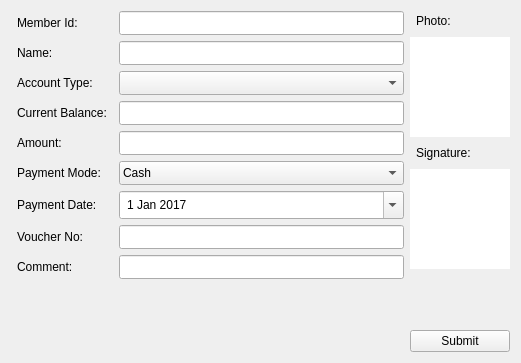
<?xml version="1.0" encoding="UTF-8"?>
<ui version="4.0">
 <class>Form</class>
 <widget class="QWidget" name="Form">
  <property name="geometry">
   <rect>
    <x>0</x>
    <y>0</y>
    <width>521</width>
    <height>363</height>
   </rect>
  </property>
  <property name="windowTitle">
   <string>Withdrawal Form</string>
  </property>
  <property name="styleSheet">
   <string notr="true">
padding:3px;

</string>
  </property>
  <layout class="QHBoxLayout" name="horizontalLayout_2">
   <item>
    <layout class="QHBoxLayout" name="horizontalLayout">
     <item>
      <layout class="QFormLayout" name="formLayout">
       <item row="0" column="0">
        <widget class="QLabel" name="label">
         <property name="text">
          <string>Member Id:</string>
         </property>
        </widget>
       </item>
       <item row="0" column="1">
        <widget class="QLineEdit" name="memberIdLineEdit"/>
       </item>
       <item row="1" column="0">
        <widget class="QLabel" name="label_3">
         <property name="text">
          <string>Name:</string>
         </property>
        </widget>
       </item>
       <item row="1" column="1">
        <widget class="QLineEdit" name="nameLineEdit">
         <property name="readOnly">
          <bool>true</bool>
         </property>
        </widget>
       </item>
       <item row="2" column="0">
        <widget class="QLabel" name="label_4">
         <property name="text">
          <string>Account Type:</string>
         </property>
        </widget>
       </item>
       <item row="2" column="1">
        <widget class="QComboBox" name="accountTypeComboBox"/>
       </item>
       <item row="3" column="0">
        <widget class="QLabel" name="label_5">
         <property name="text">
          <string>Current Balance:</string>
         </property>
        </widget>
       </item>
       <item row="3" column="1">
        <widget class="QLineEdit" name="currentBalanceLineEdit">
         <property name="readOnly">
          <bool>true</bool>
         </property>
        </widget>
       </item>
       <item row="4" column="1">
        <widget class="QLineEdit" name="amountLineEdit"/>
       </item>
       <item row="4" column="0">
        <widget class="QLabel" name="label_6">
         <property name="text">
          <string>Amount:</string>
         </property>
        </widget>
       </item>
       <item row="5" column="0">
        <widget class="QLabel" name="label_7">
         <property name="text">
          <string>Payment Mode:</string>
         </property>
        </widget>
       </item>
       <item row="5" column="1">
        <widget class="QComboBox" name="paymentModeComboBox">
         <item>
          <property name="text">
           <string>Cash</string>
          </property>
         </item>
         <item>
          <property name="text">
           <string>Check</string>
          </property>
         </item>
        </widget>
       </item>
       <item row="6" column="1">
        <widget class="QDateEdit" name="withdrawalDateEdit">
         <property name="calendarPopup">
          <bool>true</bool>
         </property>
         <property name="date">
          <date>
           <year>2017</year>
           <month>1</month>
           <day>1</day>
          </date>
         </property>
        </widget>
       </item>
       <item row="6" column="0">
        <widget class="QLabel" name="label_8">
         <property name="text">
          <string>Payment Date:</string>
         </property>
        </widget>
       </item>
       <item row="7" column="0">
        <widget class="QLabel" name="label_9">
         <property name="text">
          <string>Voucher No:</string>
         </property>
        </widget>
       </item>
       <item row="7" column="1">
        <widget class="QLineEdit" name="voucherNoLineEdit"/>
       </item>
       <item row="8" column="0">
        <widget class="QLabel" name="label_2">
         <property name="text">
          <string>Comment:</string>
         </property>
        </widget>
       </item>
       <item row="8" column="1">
        <widget class="QLineEdit" name="commentLineEdit"/>
       </item>
      </layout>
     </item>
     <item>
      <layout class="QVBoxLayout" name="verticalLayout">
       <item>
        <widget class="QLabel" name="label_10">
         <property name="text">
          <string>Photo:</string>
         </property>
        </widget>
       </item>
       <item>
        <widget class="QLabel" name="photoLabel">
         <property name="minimumSize">
          <size>
           <width>100</width>
           <height>100</height>
          </size>
         </property>
         <property name="maximumSize">
          <size>
           <width>100</width>
           <height>100</height>
          </size>
         </property>
         <property name="styleSheet">
          <string notr="true">background-color:rgb(255, 255, 255);</string>
         </property>
         <property name="text">
          <string/>
         </property>
         <property name="textFormat">
          <enum>Qt::PlainText</enum>
         </property>
         <property name="scaledContents">
          <bool>true</bool>
         </property>
        </widget>
       </item>
       <item>
        <widget class="QLabel" name="label_11">
         <property name="text">
          <string>Signature:</string>
         </property>
        </widget>
       </item>
       <item>
        <widget class="QLabel" name="signatureLabel">
         <property name="minimumSize">
          <size>
           <width>100</width>
           <height>100</height>
          </size>
         </property>
         <property name="maximumSize">
          <size>
           <width>100</width>
           <height>100</height>
          </size>
         </property>
         <property name="styleSheet">
          <string notr="true">background-color:rgb(255, 255, 255)</string>
         </property>
         <property name="text">
          <string/>
         </property>
         <property name="scaledContents">
          <bool>true</bool>
         </property>
        </widget>
       </item>
       <item>
        <spacer name="verticalSpacer">
         <property name="orientation">
          <enum>Qt::Vertical</enum>
         </property>
         <property name="sizeHint" stdset="0">
          <size>
           <width>20</width>
           <height>40</height>
          </size>
         </property>
        </spacer>
       </item>
       <item>
        <widget class="QPushButton" name="withdrawalPushButton">
         <property name="text">
          <string>Submit</string>
         </property>
        </widget>
       </item>
      </layout>
     </item>
    </layout>
   </item>
  </layout>
 </widget>
 <resources/>
 <connections/>
</ui>
